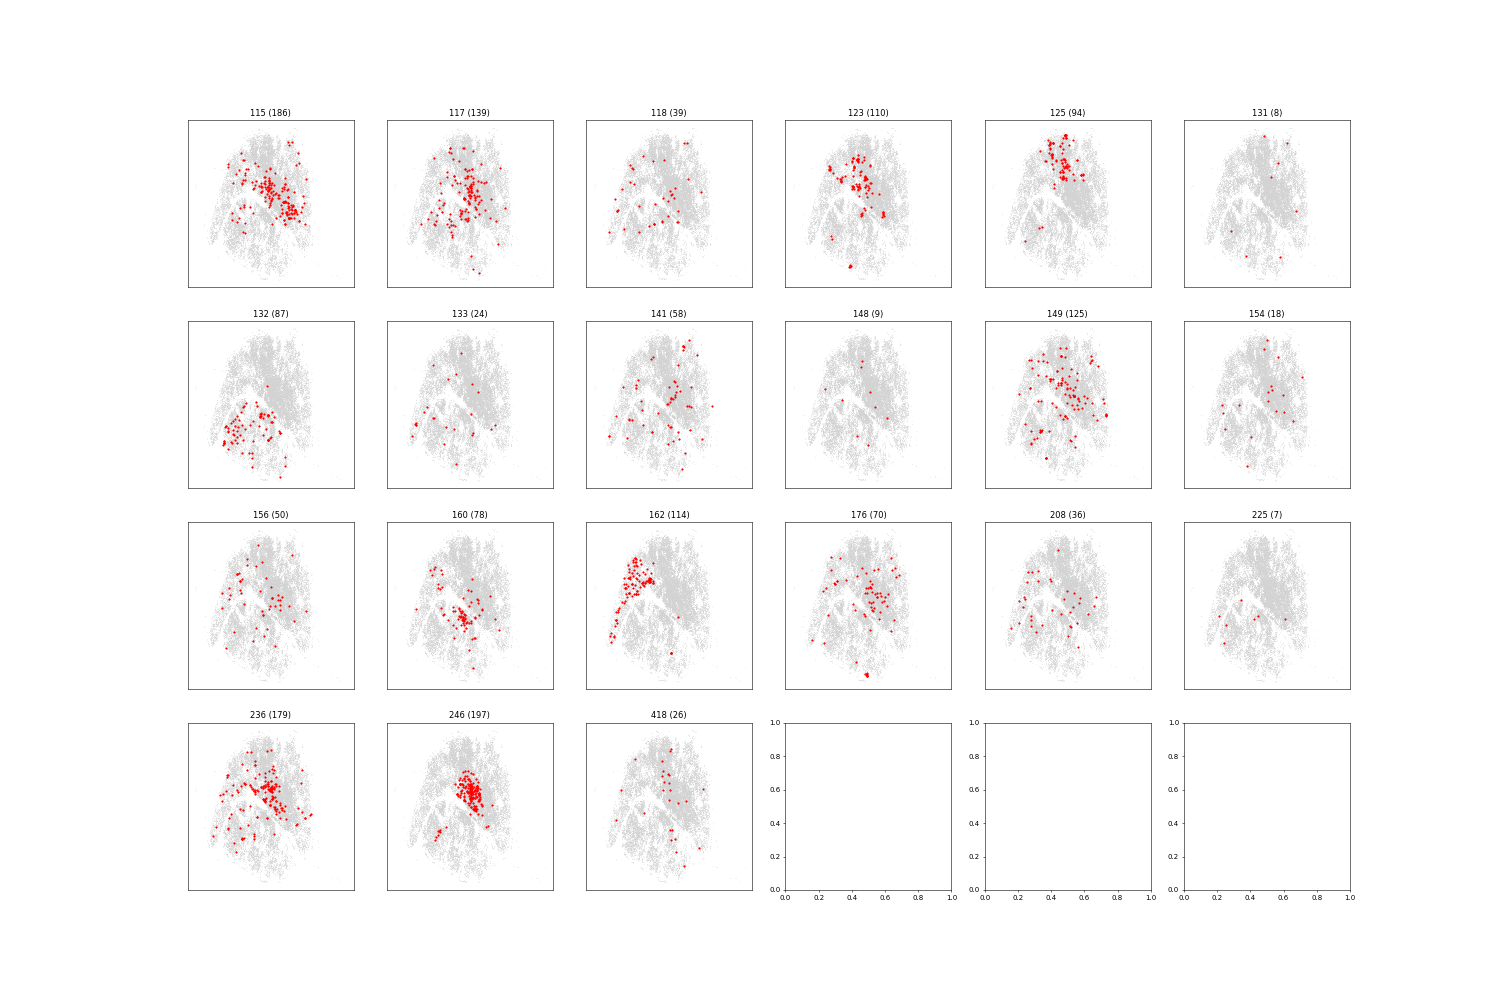

Python code for this plot:
import pandas as pd
import matplotlib.pyplot as plt

df = pd.read_csv('paris_listings.csv')
cnt = df.calculated_host_listings_count.value_counts()
big = cnt[cnt.index >= 115].sort_index()
print(big.to_string())

fig, ax = plt.subplots(4, 6, figsize=(30, 20))
for a, k in zip(ax.flat, big.index):
    tmp = df[df.calculated_host_listings_count == k]
    a.scatter(df.longitude, df.latitude, s=0.05, c='lightgrey')
    a.scatter(tmp.longitude, tmp.latitude, s=4, c='r')
    a.set_title(f'{k} ({len(tmp)})')
    a.set_xticks([]); a.set_yticks([])
plt.savefig('host.png', dpi=50)
